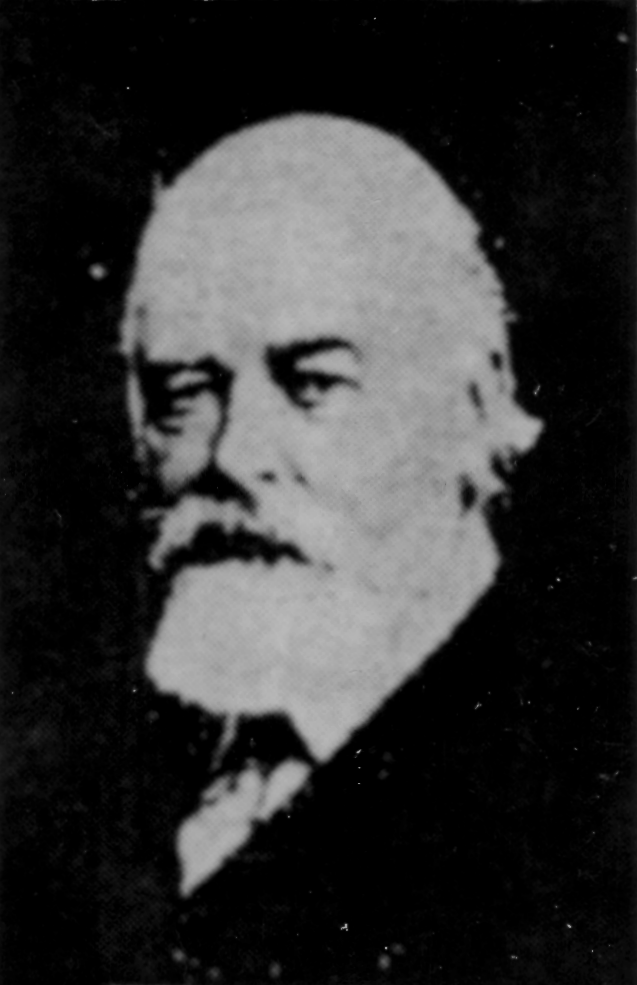
#> input picture images/a_bin.tif, 637 x 985 px
$ python img2bin.py
#> lines starting #> are read from the running program, lines starting #| are printed output that depends on the picture; after the words box and inside, x2 and y2 are one past the last pixel; in counts of white or black regions, pixels touching at a corner belong together
# -*- coding: utf-8 -*-
"""
Created on Sat Aug 20 22:21:48 2022

@author: kavin
"""

import numpy as np
import random
import cv2
from matplotlib import pyplot as plt

from skimage import io

img=io.imread('images/a_bin.tif',as_gray=False)
#> img is the input picture: shape (985, 637); min 0, max 189, mean 50
(thresh, im_bw) = cv2.threshold(img, 128, 255, cv2.THRESH_BINARY | cv2.THRESH_OTSU)
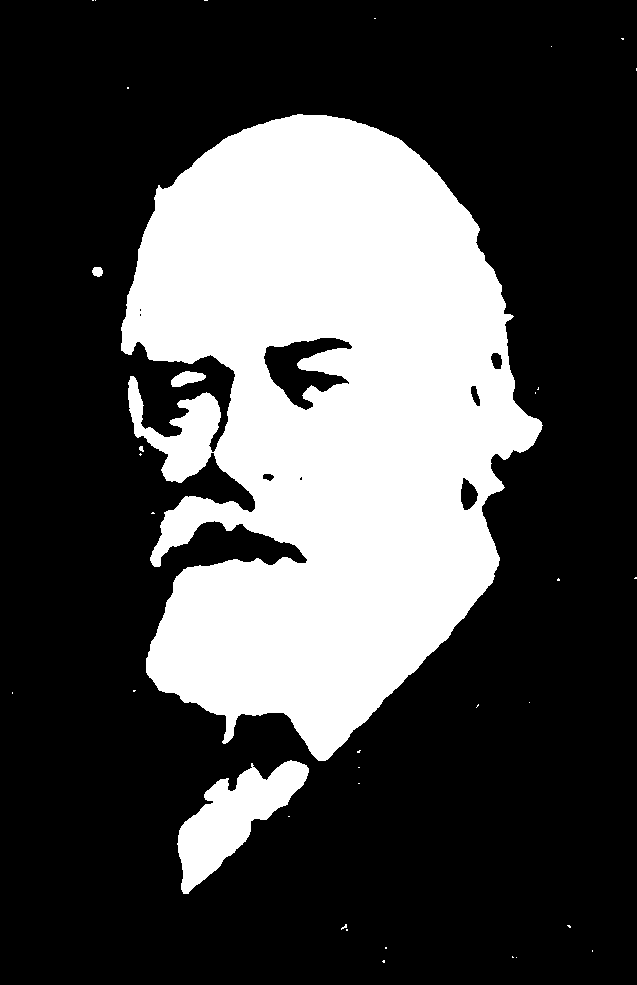
#> im_bw: shape (985, 637); 29.4% white; 35 white regions (30 under 20 px), largest, box (x1, y1, x2, y2) and area: (121, 114, 543, 761) 176716, (177, 760, 309, 894) 7473, (171, 371, 206, 387) 355, (92, 267, 103, 277) 88, (139, 446, 144, 452) 21
#> thresh = 81
thresh = 127
im_bw = cv2.threshold(img, thresh, 255, cv2.THRESH_BINARY)[1]
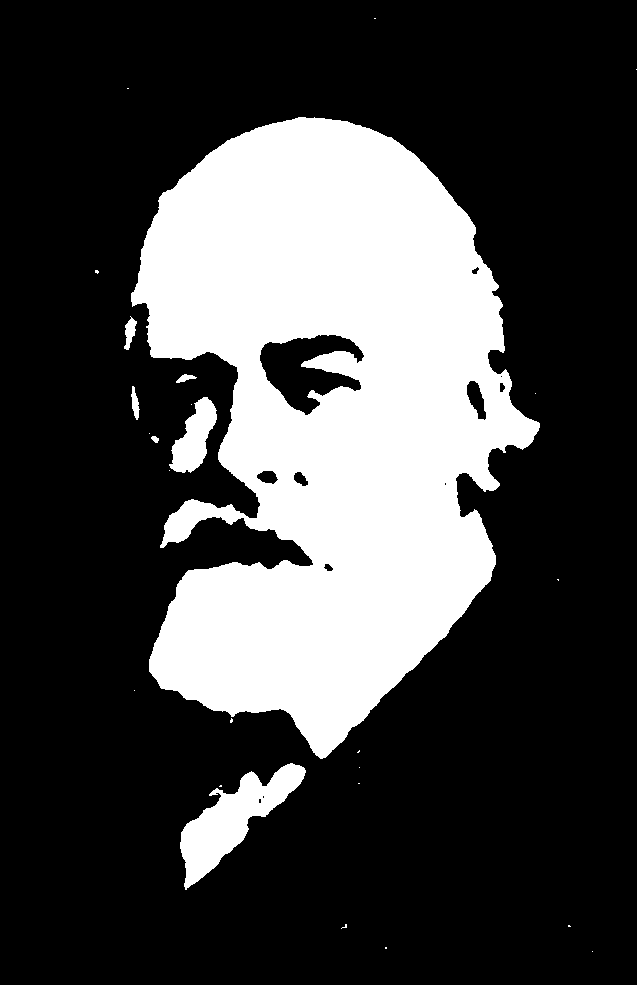
#> im_bw: shape (985, 637); 26.9% white; 26 white regions (19 under 20 px), largest, box (x1, y1, x2, y2) and area: (131, 117, 540, 759) 160648, (180, 763, 306, 890) 5887, (169, 397, 217, 473) 1951
cv2.imwrite('bw_image.png', im_bw)
